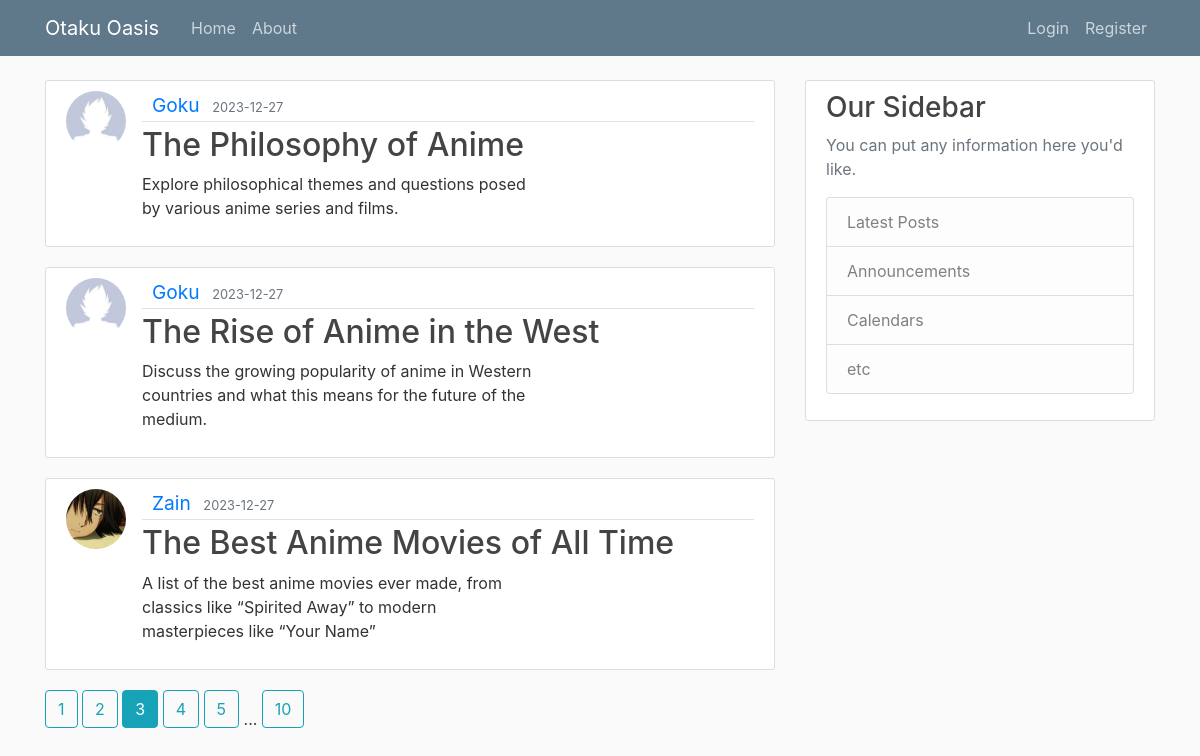
Screenshot of /home?page=3 with the database file from the repository.
### application/models.py (models this page shows, shortened)
class Post(db.Model):
    id = db.Column(db.Integer, primary_key = True)
    title = db.Column(db.String(100), nullable= False)
    date_posted = db.Column(db.DateTime, nullable= False, default = datetime.utcnow) # no parenthesis cause we need the function not the time right now
    content = db.Column(db.Text, nullable=False)
    user_id = db.Column(db.Integer, db.ForeignKey('user.id'), nullable=False)

class User(db.Model, UserMixin):
    id = db.Column(db.Integer, primary_key = True)
    username = db.Column(db.String(20), unique =True , nullable = False)
    email = db.Column(db.String(120), unique =True , nullable = False)
    image_file = db.Column(db.String(20), nullable = False, default = 'default.jpg')
    password = db.Column(db.String(60),  nullable = False)
    posts = db.relationship('Post', backref='author', lazy=True) # data is not loaded unless actually needed (lazy collection)

### application/main/routes.py (the view)
@main.route('/')
@main.route('/home')
def home():
    page = request.args.get('page', 1, type=int)
    posts = Post.query.order_by(Post.date_posted.desc()).paginate(page = page,per_page=3)
    return render_template('home.html', posts=posts)

### application/templates/home.html
{% extends "layout.html" %}
{% block content %}
<body>
    {% for post in posts.items %}
        <article class="media content-section">
            <img class ="rounded-circle article-img" src="{{url_for('static', filename ='profile_pics/'+ post.author.image_file)}}" style="width: 60px; height: 60px;">
            <div class="media-body">
                <div class="article-metadata" style="display: flex; align-items: center;">
                    <div style="margin-left: 10px;">
                        <a class="mr-2" style="font-size:larger; text-decoration: none; margin-top: 10px;" href="{{url_for('users.user_posts', username = post.author.username)}}">{{post.author.username }}</a>
                        <small class="text-muted">{{ post.date_posted.strftime('%Y-%m-%d') }}</small>
                    </div>
                </div>
                <h2><a class="article-title" style="text-decoration: none;" href="{{url_for('posts.post', post_id=post.id)}}">{{ post.title }}</a></h2>
                <p class="article-content-home">{{ post.content }}</p>
            </div>
        </article>
    {% endfor %}
    {% for page_num in posts.iter_pages(left_edge=1, right_edge=1, left_current=1, right_current=2) %}
    {% if page_num %}
      {% if posts.page == page_num %}
        <a class="btn btn-info mb-4" href="{{ url_for('main.home', page=page_num) }}">{{ page_num }}</a>
      {% else %}
        <a class="btn btn-outline-info mb-4" href="{{ url_for('main.home', page=page_num) }}">{{ page_num }}</a>
      {% endif %}
    {% else %}
      ...
    {% endif %}
  {% endfor %}
</body>
{% endblock content %}

### application/static/main.css (style rules this page uses)
body { background: #fafafa; color: #333333; margin-top: 5rem; }
h1, h2, h3, h4, h5, h6 { color: #444444; }
.content-section { background: #ffffff; padding: 10px 20px; border: 1px solid #dddddd; border-radius: 3px; margin-bottom: 20px; }
.article-title { color: #444444; }
.article-content-home { white-space: pre-line; word-wrap: break-word; display: -webkit-box; -webkit-line-clamp: 5; -webkit-box-orient: vertical; overflow-wrap: break-word; text-overflow: ellipsis; overflow: hidden; max-width: 39ch; }
.article-img { height: 65px; width: 65px; margin-right: 16px; }
.article-metadata { padding-bottom: 1px; margin-bottom: 4px; border-bottom: 1px solid #e3e3e3 }

### rows the page displays
Post: image_file (placeholder picture), author.username "Goku", date_posted "2023-12-27", title "The Philosophy of Anime", content "Explore philosophical themes and questions posed by various anime series and films."
Post: image_file (placeholder picture), author.username "Goku", date_posted "2023-12-27", title "The Rise of Anime in the West", content "Discuss the growing popularity of anime in Western countries and what this means for the future of the medium."
Post: image_file (picture), author.username "Zain", date_posted "2023-12-27", title "The Best Anime Movies of All Time", content "A list of the best anime movies ever made, from classics like “Spirited Away” to modern masterpieces like “Your Name”"

### other values shown
{{ page_num }} "1" "2" "4" "5" "10"
{{ page_num }} "3"
